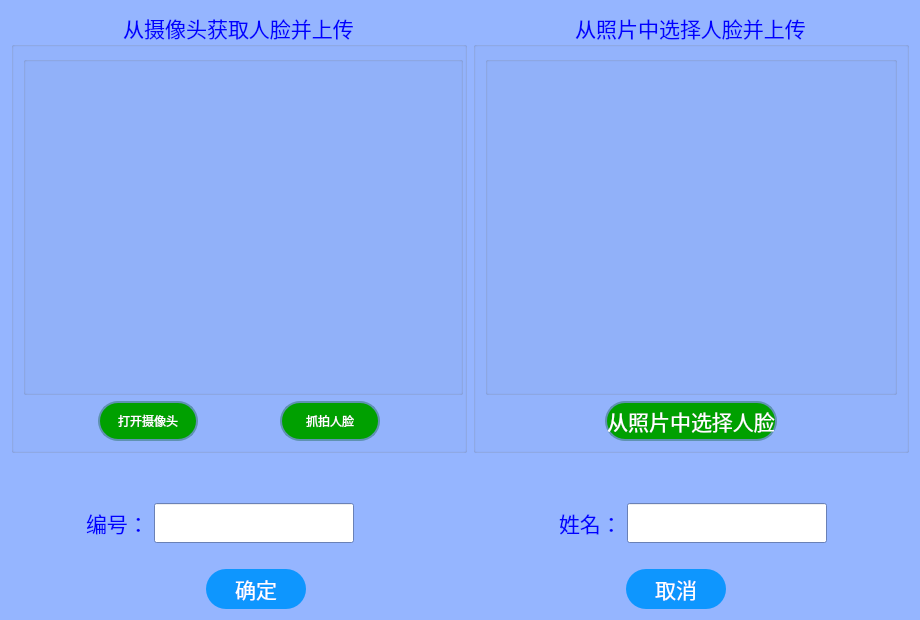
<?xml version="1.0" encoding="UTF-8"?>
<ui version="4.0">
 <class>Dialog</class>
 <widget class="QDialog" name="Dialog">
  <property name="windowModality">
   <enum>Qt::WindowModal</enum>
  </property>
  <property name="geometry">
   <rect>
    <x>0</x>
    <y>0</y>
    <width>920</width>
    <height>620</height>
   </rect>
  </property>
  <property name="minimumSize">
   <size>
    <width>920</width>
    <height>620</height>
   </size>
  </property>
  <property name="palette">
   <palette>
    <active>
     <colorrole role="WindowText">
      <brush brushstyle="SolidPattern">
       <color alpha="255">
        <red>0</red>
        <green>0</green>
        <blue>0</blue>
       </color>
      </brush>
     </colorrole>
     <colorrole role="Button">
      <brush brushstyle="SolidPattern">
       <color alpha="255">
        <red>85</red>
        <green>170</green>
        <blue>255</blue>
       </color>
      </brush>
     </colorrole>
     <colorrole role="Light">
      <brush brushstyle="SolidPattern">
       <color alpha="255">
        <red>212</red>
        <green>234</green>
        <blue>255</blue>
       </color>
      </brush>
     </colorrole>
     <colorrole role="Midlight">
      <brush brushstyle="SolidPattern">
       <color alpha="255">
        <red>148</red>
        <green>202</green>
        <blue>255</blue>
       </color>
      </brush>
     </colorrole>
     <colorrole role="Dark">
      <brush brushstyle="SolidPattern">
       <color alpha="255">
        <red>42</red>
        <green>85</green>
        <blue>127</blue>
       </color>
      </brush>
     </colorrole>
     <colorrole role="Mid">
      <brush brushstyle="SolidPattern">
       <color alpha="255">
        <red>57</red>
        <green>113</green>
        <blue>170</blue>
       </color>
      </brush>
     </colorrole>
     <colorrole role="Text">
      <brush brushstyle="SolidPattern">
       <color alpha="255">
        <red>0</red>
        <green>0</green>
        <blue>0</blue>
       </color>
      </brush>
     </colorrole>
     <colorrole role="BrightText">
      <brush brushstyle="SolidPattern">
       <color alpha="255">
        <red>255</red>
        <green>255</green>
        <blue>255</blue>
       </color>
      </brush>
     </colorrole>
     <colorrole role="ButtonText">
      <brush brushstyle="SolidPattern">
       <color alpha="255">
        <red>0</red>
        <green>0</green>
        <blue>0</blue>
       </color>
      </brush>
     </colorrole>
     <colorrole role="Base">
      <brush brushstyle="SolidPattern">
       <color alpha="255">
        <red>255</red>
        <green>255</green>
        <blue>255</blue>
       </color>
      </brush>
     </colorrole>
     <colorrole role="Window">
      <brush brushstyle="SolidPattern">
       <color alpha="255">
        <red>149</red>
        <green>181</green>
        <blue>255</blue>
       </color>
      </brush>
     </colorrole>
     <colorrole role="Shadow">
      <brush brushstyle="SolidPattern">
       <color alpha="255">
        <red>0</red>
        <green>0</green>
        <blue>0</blue>
       </color>
      </brush>
     </colorrole>
     <colorrole role="AlternateBase">
      <brush brushstyle="SolidPattern">
       <color alpha="255">
        <red>170</red>
        <green>212</green>
        <blue>255</blue>
       </color>
      </brush>
     </colorrole>
     <colorrole role="ToolTipBase">
      <brush brushstyle="SolidPattern">
       <color alpha="255">
        <red>255</red>
        <green>255</green>
        <blue>220</blue>
       </color>
      </brush>
     </colorrole>
     <colorrole role="ToolTipText">
      <brush brushstyle="SolidPattern">
       <color alpha="255">
        <red>0</red>
        <green>0</green>
        <blue>0</blue>
       </color>
      </brush>
     </colorrole>
     <colorrole role="PlaceholderText">
      <brush brushstyle="SolidPattern">
       <color alpha="128">
        <red>0</red>
        <green>0</green>
        <blue>0</blue>
       </color>
      </brush>
     </colorrole>
    </active>
    <inactive>
     <colorrole role="WindowText">
      <brush brushstyle="SolidPattern">
       <color alpha="255">
        <red>0</red>
        <green>0</green>
        <blue>0</blue>
       </color>
      </brush>
     </colorrole>
     <colorrole role="Button">
      <brush brushstyle="SolidPattern">
       <color alpha="255">
        <red>85</red>
        <green>170</green>
        <blue>255</blue>
       </color>
      </brush>
     </colorrole>
     <colorrole role="Light">
      <brush brushstyle="SolidPattern">
       <color alpha="255">
        <red>212</red>
        <green>234</green>
        <blue>255</blue>
       </color>
      </brush>
     </colorrole>
     <colorrole role="Midlight">
      <brush brushstyle="SolidPattern">
       <color alpha="255">
        <red>148</red>
        <green>202</green>
        <blue>255</blue>
       </color>
      </brush>
     </colorrole>
     <colorrole role="Dark">
      <brush brushstyle="SolidPattern">
       <color alpha="255">
        <red>42</red>
        <green>85</green>
        <blue>127</blue>
       </color>
      </brush>
     </colorrole>
     <colorrole role="Mid">
      <brush brushstyle="SolidPattern">
       <color alpha="255">
        <red>57</red>
        <green>113</green>
        <blue>170</blue>
       </color>
      </brush>
     </colorrole>
     <colorrole role="Text">
      <brush brushstyle="SolidPattern">
       <color alpha="255">
        <red>0</red>
        <green>0</green>
        <blue>0</blue>
       </color>
      </brush>
     </colorrole>
     <colorrole role="BrightText">
      <brush brushstyle="SolidPattern">
       <color alpha="255">
        <red>255</red>
        <green>255</green>
        <blue>255</blue>
       </color>
      </brush>
     </colorrole>
     <colorrole role="ButtonText">
      <brush brushstyle="SolidPattern">
       <color alpha="255">
        <red>0</red>
        <green>0</green>
        <blue>0</blue>
       </color>
      </brush>
     </colorrole>
     <colorrole role="Base">
      <brush brushstyle="SolidPattern">
       <color alpha="255">
        <red>255</red>
        <green>255</green>
        <blue>255</blue>
       </color>
      </brush>
     </colorrole>
     <colorrole role="Window">
      <brush brushstyle="SolidPattern">
       <color alpha="255">
        <red>149</red>
        <green>181</green>
        <blue>255</blue>
       </color>
      </brush>
     </colorrole>
     <colorrole role="Shadow">
      <brush brushstyle="SolidPattern">
       <color alpha="255">
        <red>0</red>
        <green>0</green>
        <blue>0</blue>
       </color>
      </brush>
     </colorrole>
     <colorrole role="AlternateBase">
      <brush brushstyle="SolidPattern">
       <color alpha="255">
        <red>170</red>
        <green>212</green>
        <blue>255</blue>
       </color>
      </brush>
     </colorrole>
     <colorrole role="ToolTipBase">
      <brush brushstyle="SolidPattern">
       <color alpha="255">
        <red>255</red>
        <green>255</green>
        <blue>220</blue>
       </color>
      </brush>
     </colorrole>
     <colorrole role="ToolTipText">
      <brush brushstyle="SolidPattern">
       <color alpha="255">
        <red>0</red>
        <green>0</green>
        <blue>0</blue>
       </color>
      </brush>
     </colorrole>
     <colorrole role="PlaceholderText">
      <brush brushstyle="SolidPattern">
       <color alpha="128">
        <red>0</red>
        <green>0</green>
        <blue>0</blue>
       </color>
      </brush>
     </colorrole>
    </inactive>
    <disabled>
     <colorrole role="WindowText">
      <brush brushstyle="SolidPattern">
       <color alpha="255">
        <red>42</red>
        <green>85</green>
        <blue>127</blue>
       </color>
      </brush>
     </colorrole>
     <colorrole role="Button">
      <brush brushstyle="SolidPattern">
       <color alpha="255">
        <red>85</red>
        <green>170</green>
        <blue>255</blue>
       </color>
      </brush>
     </colorrole>
     <colorrole role="Light">
      <brush brushstyle="SolidPattern">
       <color alpha="255">
        <red>212</red>
        <green>234</green>
        <blue>255</blue>
       </color>
      </brush>
     </colorrole>
     <colorrole role="Midlight">
      <brush brushstyle="SolidPattern">
       <color alpha="255">
        <red>148</red>
        <green>202</green>
        <blue>255</blue>
       </color>
      </brush>
     </colorrole>
     <colorrole role="Dark">
      <brush brushstyle="SolidPattern">
       <color alpha="255">
        <red>42</red>
        <green>85</green>
        <blue>127</blue>
       </color>
      </brush>
     </colorrole>
     <colorrole role="Mid">
      <brush brushstyle="SolidPattern">
       <color alpha="255">
        <red>57</red>
        <green>113</green>
        <blue>170</blue>
       </color>
      </brush>
     </colorrole>
     <colorrole role="Text">
      <brush brushstyle="SolidPattern">
       <color alpha="255">
        <red>42</red>
        <green>85</green>
        <blue>127</blue>
       </color>
      </brush>
     </colorrole>
     <colorrole role="BrightText">
      <brush brushstyle="SolidPattern">
       <color alpha="255">
        <red>255</red>
        <green>255</green>
        <blue>255</blue>
       </color>
      </brush>
     </colorrole>
     <colorrole role="ButtonText">
      <brush brushstyle="SolidPattern">
       <color alpha="255">
        <red>42</red>
        <green>85</green>
        <blue>127</blue>
       </color>
      </brush>
     </colorrole>
     <colorrole role="Base">
      <brush brushstyle="SolidPattern">
       <color alpha="255">
        <red>149</red>
        <green>181</green>
        <blue>255</blue>
       </color>
      </brush>
     </colorrole>
     <colorrole role="Window">
      <brush brushstyle="SolidPattern">
       <color alpha="255">
        <red>149</red>
        <green>181</green>
        <blue>255</blue>
       </color>
      </brush>
     </colorrole>
     <colorrole role="Shadow">
      <brush brushstyle="SolidPattern">
       <color alpha="255">
        <red>0</red>
        <green>0</green>
        <blue>0</blue>
       </color>
      </brush>
     </colorrole>
     <colorrole role="AlternateBase">
      <brush brushstyle="SolidPattern">
       <color alpha="255">
        <red>85</red>
        <green>170</green>
        <blue>255</blue>
       </color>
      </brush>
     </colorrole>
     <colorrole role="ToolTipBase">
      <brush brushstyle="SolidPattern">
       <color alpha="255">
        <red>255</red>
        <green>255</green>
        <blue>220</blue>
       </color>
      </brush>
     </colorrole>
     <colorrole role="ToolTipText">
      <brush brushstyle="SolidPattern">
       <color alpha="255">
        <red>0</red>
        <green>0</green>
        <blue>0</blue>
       </color>
      </brush>
     </colorrole>
     <colorrole role="PlaceholderText">
      <brush brushstyle="SolidPattern">
       <color alpha="128">
        <red>0</red>
        <green>0</green>
        <blue>0</blue>
       </color>
      </brush>
     </colorrole>
    </disabled>
   </palette>
  </property>
  <property name="font">
   <font>
    <family>楷体</family>
    <pointsize>16</pointsize>
   </font>
  </property>
  <property name="windowTitle">
   <string>Dialog</string>
  </property>
  <layout class="QGridLayout" name="gridLayout">
   <item row="1" column="0" colspan="2">
    <layout class="QHBoxLayout" name="horizontalLayout_3">
     <property name="spacing">
      <number>5</number>
     </property>
     <property name="leftMargin">
      <number>0</number>
     </property>
     <property name="topMargin">
      <number>44</number>
     </property>
     <property name="rightMargin">
      <number>8</number>
     </property>
     <property name="bottomMargin">
      <number>8</number>
     </property>
     <item>
      <spacer name="horizontalSpacer_9">
       <property name="orientation">
        <enum>Qt::Horizontal</enum>
       </property>
       <property name="sizeHint" stdset="0">
        <size>
         <width>40</width>
         <height>20</height>
        </size>
       </property>
      </spacer>
     </item>
     <item>
      <widget class="QLabel" name="label_2">
       <property name="palette">
        <palette>
         <active>
          <colorrole role="WindowText">
           <brush brushstyle="SolidPattern">
            <color alpha="255">
             <red>0</red>
             <green>0</green>
             <blue>255</blue>
            </color>
           </brush>
          </colorrole>
          <colorrole role="ButtonText">
           <brush brushstyle="SolidPattern">
            <color alpha="255">
             <red>0</red>
             <green>0</green>
             <blue>255</blue>
            </color>
           </brush>
          </colorrole>
         </active>
         <inactive>
          <colorrole role="WindowText">
           <brush brushstyle="SolidPattern">
            <color alpha="255">
             <red>0</red>
             <green>0</green>
             <blue>255</blue>
            </color>
           </brush>
          </colorrole>
          <colorrole role="ButtonText">
           <brush brushstyle="SolidPattern">
            <color alpha="255">
             <red>0</red>
             <green>0</green>
             <blue>255</blue>
            </color>
           </brush>
          </colorrole>
         </inactive>
         <disabled>
          <colorrole role="WindowText">
           <brush brushstyle="SolidPattern">
            <color alpha="255">
             <red>42</red>
             <green>85</green>
             <blue>127</blue>
            </color>
           </brush>
          </colorrole>
          <colorrole role="ButtonText">
           <brush brushstyle="SolidPattern">
            <color alpha="255">
             <red>42</red>
             <green>85</green>
             <blue>127</blue>
            </color>
           </brush>
          </colorrole>
         </disabled>
        </palette>
       </property>
       <property name="font">
        <font>
         <family>楷体</family>
         <pointsize>16</pointsize>
        </font>
       </property>
       <property name="text">
        <string>编号：</string>
       </property>
      </widget>
     </item>
     <item>
      <widget class="QLineEdit" name="lineEdit">
       <property name="minimumSize">
        <size>
         <width>200</width>
         <height>40</height>
        </size>
       </property>
       <property name="palette">
        <palette>
         <active>
          <colorrole role="BrightText">
           <brush brushstyle="SolidPattern">
            <color alpha="255">
             <red>85</red>
             <green>170</green>
             <blue>255</blue>
            </color>
           </brush>
          </colorrole>
          <colorrole role="ButtonText">
           <brush brushstyle="SolidPattern">
            <color alpha="255">
             <red>0</red>
             <green>0</green>
             <blue>255</blue>
            </color>
           </brush>
          </colorrole>
          <colorrole role="Base">
           <brush brushstyle="SolidPattern">
            <color alpha="255">
             <red>255</red>
             <green>255</green>
             <blue>255</blue>
            </color>
           </brush>
          </colorrole>
          <colorrole role="HighlightedText">
           <brush brushstyle="SolidPattern">
            <color alpha="255">
             <red>85</red>
             <green>170</green>
             <blue>255</blue>
            </color>
           </brush>
          </colorrole>
          <colorrole role="ToolTipBase">
           <brush brushstyle="SolidPattern">
            <color alpha="255">
             <red>85</red>
             <green>170</green>
             <blue>255</blue>
            </color>
           </brush>
          </colorrole>
         </active>
         <inactive>
          <colorrole role="BrightText">
           <brush brushstyle="SolidPattern">
            <color alpha="255">
             <red>85</red>
             <green>170</green>
             <blue>255</blue>
            </color>
           </brush>
          </colorrole>
          <colorrole role="ButtonText">
           <brush brushstyle="SolidPattern">
            <color alpha="255">
             <red>0</red>
             <green>0</green>
             <blue>255</blue>
            </color>
           </brush>
          </colorrole>
          <colorrole role="Base">
           <brush brushstyle="SolidPattern">
            <color alpha="255">
             <red>255</red>
             <green>255</green>
             <blue>255</blue>
            </color>
           </brush>
          </colorrole>
          <colorrole role="HighlightedText">
           <brush brushstyle="SolidPattern">
            <color alpha="255">
             <red>85</red>
             <green>170</green>
             <blue>255</blue>
            </color>
           </brush>
          </colorrole>
          <colorrole role="ToolTipBase">
           <brush brushstyle="SolidPattern">
            <color alpha="255">
             <red>85</red>
             <green>170</green>
             <blue>255</blue>
            </color>
           </brush>
          </colorrole>
         </inactive>
         <disabled>
          <colorrole role="BrightText">
           <brush brushstyle="SolidPattern">
            <color alpha="255">
             <red>85</red>
             <green>170</green>
             <blue>255</blue>
            </color>
           </brush>
          </colorrole>
          <colorrole role="ButtonText">
           <brush brushstyle="SolidPattern">
            <color alpha="255">
             <red>42</red>
             <green>85</green>
             <blue>127</blue>
            </color>
           </brush>
          </colorrole>
          <colorrole role="Base">
           <brush brushstyle="SolidPattern">
            <color alpha="255">
             <red>149</red>
             <green>181</green>
             <blue>255</blue>
            </color>
           </brush>
          </colorrole>
          <colorrole role="HighlightedText">
           <brush brushstyle="SolidPattern">
            <color alpha="255">
             <red>85</red>
             <green>170</green>
             <blue>255</blue>
            </color>
           </brush>
          </colorrole>
          <colorrole role="ToolTipBase">
           <brush brushstyle="SolidPattern">
            <color alpha="255">
             <red>85</red>
             <green>170</green>
             <blue>255</blue>
            </color>
           </brush>
          </colorrole>
         </disabled>
        </palette>
       </property>
       <property name="font">
        <font>
         <family>楷体</family>
         <pointsize>16</pointsize>
        </font>
       </property>
      </widget>
     </item>
     <item>
      <spacer name="horizontalSpacer_6">
       <property name="orientation">
        <enum>Qt::Horizontal</enum>
       </property>
       <property name="sizeHint" stdset="0">
        <size>
         <width>200</width>
         <height>20</height>
        </size>
       </property>
      </spacer>
     </item>
     <item>
      <widget class="QLabel" name="label_3">
       <property name="palette">
        <palette>
         <active>
          <colorrole role="WindowText">
           <brush brushstyle="SolidPattern">
            <color alpha="255">
             <red>0</red>
             <green>0</green>
             <blue>255</blue>
            </color>
           </brush>
          </colorrole>
          <colorrole role="ButtonText">
           <brush brushstyle="SolidPattern">
            <color alpha="255">
             <red>0</red>
             <green>0</green>
             <blue>255</blue>
            </color>
           </brush>
          </colorrole>
         </active>
         <inactive>
          <colorrole role="WindowText">
           <brush brushstyle="SolidPattern">
            <color alpha="255">
             <red>0</red>
             <green>0</green>
             <blue>255</blue>
            </color>
           </brush>
          </colorrole>
          <colorrole role="ButtonText">
           <brush brushstyle="SolidPattern">
            <color alpha="255">
             <red>0</red>
             <green>0</green>
             <blue>255</blue>
            </color>
           </brush>
          </colorrole>
         </inactive>
         <disabled>
          <colorrole role="WindowText">
           <brush brushstyle="SolidPattern">
            <color alpha="255">
             <red>42</red>
             <green>85</green>
             <blue>127</blue>
            </color>
           </brush>
          </colorrole>
          <colorrole role="ButtonText">
           <brush brushstyle="SolidPattern">
            <color alpha="255">
             <red>42</red>
             <green>85</green>
             <blue>127</blue>
            </color>
           </brush>
          </colorrole>
         </disabled>
        </palette>
       </property>
       <property name="font">
        <font>
         <family>楷体</family>
         <pointsize>16</pointsize>
        </font>
       </property>
       <property name="text">
        <string>姓名：</string>
       </property>
      </widget>
     </item>
     <item>
      <widget class="QLineEdit" name="lineEdit_2">
       <property name="minimumSize">
        <size>
         <width>200</width>
         <height>40</height>
        </size>
       </property>
       <property name="palette">
        <palette>
         <active>
          <colorrole role="ButtonText">
           <brush brushstyle="SolidPattern">
            <color alpha="255">
             <red>0</red>
             <green>0</green>
             <blue>255</blue>
            </color>
           </brush>
          </colorrole>
         </active>
         <inactive>
          <colorrole role="ButtonText">
           <brush brushstyle="SolidPattern">
            <color alpha="255">
             <red>0</red>
             <green>0</green>
             <blue>255</blue>
            </color>
           </brush>
          </colorrole>
         </inactive>
         <disabled>
          <colorrole role="ButtonText">
           <brush brushstyle="SolidPattern">
            <color alpha="255">
             <red>42</red>
             <green>85</green>
             <blue>127</blue>
            </color>
           </brush>
          </colorrole>
         </disabled>
        </palette>
       </property>
       <property name="font">
        <font>
         <family>楷体</family>
         <pointsize>16</pointsize>
        </font>
       </property>
      </widget>
     </item>
     <item>
      <spacer name="horizontalSpacer_10">
       <property name="orientation">
        <enum>Qt::Horizontal</enum>
       </property>
       <property name="sizeHint" stdset="0">
        <size>
         <width>40</width>
         <height>20</height>
        </size>
       </property>
      </spacer>
     </item>
    </layout>
   </item>
   <item row="0" column="1">
    <widget class="QGroupBox" name="groupBox_4">
     <property name="minimumSize">
      <size>
       <width>436</width>
       <height>400</height>
      </size>
     </property>
     <property name="palette">
      <palette>
       <active>
        <colorrole role="WindowText">
         <brush brushstyle="SolidPattern">
          <color alpha="255">
           <red>0</red>
           <green>0</green>
           <blue>255</blue>
          </color>
         </brush>
        </colorrole>
       </active>
       <inactive>
        <colorrole role="WindowText">
         <brush brushstyle="SolidPattern">
          <color alpha="255">
           <red>0</red>
           <green>0</green>
           <blue>255</blue>
          </color>
         </brush>
        </colorrole>
       </inactive>
       <disabled>
        <colorrole role="WindowText">
         <brush brushstyle="SolidPattern">
          <color alpha="255">
           <red>42</red>
           <green>85</green>
           <blue>127</blue>
          </color>
         </brush>
        </colorrole>
       </disabled>
      </palette>
     </property>
     <property name="font">
      <font>
       <family>楷体</family>
       <pointsize>16</pointsize>
      </font>
     </property>
     <property name="autoFillBackground">
      <bool>true</bool>
     </property>
     <property name="inputMethodHints">
      <set>Qt::ImhNone</set>
     </property>
     <property name="title">
      <string>从照片中选择人脸并上传</string>
     </property>
     <property name="alignment">
      <set>Qt::AlignHCenter|Qt::AlignTop</set>
     </property>
     <layout class="QVBoxLayout" name="verticalLayout_4">
      <item>
       <widget class="QGroupBox" name="groupBox_3">
        <property name="minimumSize">
         <size>
          <width>381</width>
          <height>321</height>
         </size>
        </property>
        <property name="title">
         <string/>
        </property>
        <layout class="QVBoxLayout" name="verticalLayout_3">
         <item>
          <widget class="QLabel" name="label_5">
           <property name="minimumSize">
            <size>
             <width>361</width>
             <height>291</height>
            </size>
           </property>
           <property name="text">
            <string/>
           </property>
          </widget>
         </item>
        </layout>
       </widget>
      </item>
      <item>
       <layout class="QHBoxLayout" name="horizontalLayout_2">
        <item>
         <spacer name="horizontalSpacer_7">
          <property name="orientation">
           <enum>Qt::Horizontal</enum>
          </property>
          <property name="sizeHint" stdset="0">
           <size>
            <width>40</width>
            <height>20</height>
           </size>
          </property>
         </spacer>
        </item>
        <item>
         <widget class="QPushButton" name="pushButton_5">
          <property name="minimumSize">
           <size>
            <width>100</width>
            <height>40</height>
           </size>
          </property>
          <property name="styleSheet">
           <string notr="true">QPushButton
{
background-color:rgb(0,160,0);
border:2px solid #5F92B2;
border-radius:20px;
color:white;
font: 12pt &quot;新宋体&quot;;
}
QPushButton:hover
{
background-color:rgb(0,200,0);
border:2px solid #5F92B2;
border-radius:20px;
color:white;
}
QPushButton:hover:pressed
{
background-color:rgb(0,200,0); 
border:2px solid #3C80B1;
border-radius:20px;
color:white;
padding-left:3px;
padding-top:3px;
}</string>
          </property>
          <property name="text">
           <string>从照片中选择人脸</string>
          </property>
         </widget>
        </item>
        <item>
         <spacer name="horizontalSpacer_8">
          <property name="orientation">
           <enum>Qt::Horizontal</enum>
          </property>
          <property name="sizeHint" stdset="0">
           <size>
            <width>40</width>
            <height>20</height>
           </size>
          </property>
         </spacer>
        </item>
       </layout>
      </item>
     </layout>
    </widget>
   </item>
   <item row="2" column="0" colspan="2">
    <layout class="QHBoxLayout" name="horizontalLayout_4">
     <property name="spacing">
      <number>148</number>
     </property>
     <property name="leftMargin">
      <number>22</number>
     </property>
     <property name="topMargin">
      <number>12</number>
     </property>
     <property name="rightMargin">
      <number>10</number>
     </property>
     <property name="bottomMargin">
      <number>0</number>
     </property>
     <item>
      <spacer name="horizontalSpacer">
       <property name="orientation">
        <enum>Qt::Horizontal</enum>
       </property>
       <property name="sizeHint" stdset="0">
        <size>
         <width>10</width>
         <height>20</height>
        </size>
       </property>
      </spacer>
     </item>
     <item>
      <widget class="QPushButton" name="pushButton_2">
       <property name="minimumSize">
        <size>
         <width>100</width>
         <height>40</height>
        </size>
       </property>
       <property name="styleSheet">
        <string notr="true">QPushButton
{
    color:white;
    background-color:rgb(14 , 150 , 254);
    border-radius:20px;
	font: 12pt &quot;新宋体&quot;;
}
 
QPushButton:hover
{
    color:white;
    background-color:rgb(44 , 190 , 255);
	border-radius:20px;
}
 
QPushButton:pressed
{
    color:white;
    background-color:rgb(14 , 135 , 228);
    padding-left:3px;
    padding-top:3px;
}</string>
       </property>
       <property name="text">
        <string>确定</string>
       </property>
      </widget>
     </item>
     <item>
      <spacer name="horizontalSpacer_2">
       <property name="orientation">
        <enum>Qt::Horizontal</enum>
       </property>
       <property name="sizeHint" stdset="0">
        <size>
         <width>100</width>
         <height>20</height>
        </size>
       </property>
      </spacer>
     </item>
     <item>
      <widget class="QPushButton" name="pushButton_3">
       <property name="minimumSize">
        <size>
         <width>100</width>
         <height>40</height>
        </size>
       </property>
       <property name="styleSheet">
        <string notr="true">QPushButton
{
    color:white;
    background-color:rgb(14 , 150 , 254);
    border-radius:20px;
	font: 12pt &quot;新宋体&quot;;
}
 
QPushButton:hover
{
    color:white;
    background-color:rgb(44 , 190 , 255);
	border-radius:20px;
}
 
QPushButton:pressed
{
    color:white;
    background-color:rgb(14 , 135 , 228);
    padding-left:3px;
    padding-top:3px;
}</string>
       </property>
       <property name="text">
        <string>取消</string>
       </property>
      </widget>
     </item>
     <item>
      <spacer name="horizontalSpacer_11">
       <property name="orientation">
        <enum>Qt::Horizontal</enum>
       </property>
       <property name="sizeHint" stdset="0">
        <size>
         <width>40</width>
         <height>20</height>
        </size>
       </property>
      </spacer>
     </item>
    </layout>
   </item>
   <item row="0" column="0">
    <widget class="QGroupBox" name="groupBox">
     <property name="minimumSize">
      <size>
       <width>450</width>
       <height>400</height>
      </size>
     </property>
     <property name="palette">
      <palette>
       <active>
        <colorrole role="WindowText">
         <brush brushstyle="SolidPattern">
          <color alpha="255">
           <red>0</red>
           <green>0</green>
           <blue>255</blue>
          </color>
         </brush>
        </colorrole>
       </active>
       <inactive>
        <colorrole role="WindowText">
         <brush brushstyle="SolidPattern">
          <color alpha="255">
           <red>0</red>
           <green>0</green>
           <blue>255</blue>
          </color>
         </brush>
        </colorrole>
       </inactive>
       <disabled>
        <colorrole role="WindowText">
         <brush brushstyle="SolidPattern">
          <color alpha="255">
           <red>42</red>
           <green>85</green>
           <blue>127</blue>
          </color>
         </brush>
        </colorrole>
       </disabled>
      </palette>
     </property>
     <property name="font">
      <font>
       <family>楷体</family>
       <pointsize>16</pointsize>
      </font>
     </property>
     <property name="cursor">
      <cursorShape>ArrowCursor</cursorShape>
     </property>
     <property name="mouseTracking">
      <bool>false</bool>
     </property>
     <property name="contextMenuPolicy">
      <enum>Qt::NoContextMenu</enum>
     </property>
     <property name="acceptDrops">
      <bool>false</bool>
     </property>
     <property name="whatsThis">
      <string/>
     </property>
     <property name="accessibleDescription">
      <string/>
     </property>
     <property name="layoutDirection">
      <enum>Qt::LeftToRight</enum>
     </property>
     <property name="autoFillBackground">
      <bool>false</bool>
     </property>
     <property name="styleSheet">
      <string notr="true">border-color: rgb(255, 255, 255);</string>
     </property>
     <property name="title">
      <string>从摄像头获取人脸并上传</string>
     </property>
     <property name="alignment">
      <set>Qt::AlignHCenter|Qt::AlignTop</set>
     </property>
     <property name="flat">
      <bool>false</bool>
     </property>
     <property name="checkable">
      <bool>false</bool>
     </property>
     <layout class="QVBoxLayout" name="verticalLayout_2">
      <item>
       <widget class="QGroupBox" name="groupBox_2">
        <property name="minimumSize">
         <size>
          <width>440</width>
          <height>323</height>
         </size>
        </property>
        <property name="toolTipDuration">
         <number>2</number>
        </property>
        <property name="title">
         <string/>
        </property>
        <property name="flat">
         <bool>false</bool>
        </property>
        <property name="checkable">
         <bool>false</bool>
        </property>
        <layout class="QVBoxLayout" name="verticalLayout">
         <item>
          <widget class="QLabel" name="label">
           <property name="contextMenuPolicy">
            <enum>Qt::NoContextMenu</enum>
           </property>
           <property name="text">
            <string/>
           </property>
          </widget>
         </item>
        </layout>
       </widget>
      </item>
      <item>
       <layout class="QHBoxLayout" name="horizontalLayout">
        <item>
         <spacer name="horizontalSpacer_4">
          <property name="orientation">
           <enum>Qt::Horizontal</enum>
          </property>
          <property name="sizeHint" stdset="0">
           <size>
            <width>40</width>
            <height>20</height>
           </size>
          </property>
         </spacer>
        </item>
        <item>
         <widget class="QPushButton" name="pushButton_6">
          <property name="minimumSize">
           <size>
            <width>100</width>
            <height>40</height>
           </size>
          </property>
          <property name="styleSheet">
           <string notr="true">QPushButton
{
background-color:rgb(0,160,0);
border:2px solid #5F92B2;
border-radius:20px;
color:white;
font: 12pt &quot;新宋体&quot;;
}
QPushButton:hover
{
background-color:rgb(0,200,0);
border:2px solid #5F92B2;
border-radius:20px;
color:white;
}
QPushButton:hover:pressed
{
background-color:rgb(0,200,0); 
border:2px solid #3C80B1;
border-radius:20px;
color:white;
padding-left:3px;
padding-top:3px;
}</string>
          </property>
          <property name="text">
           <string>打开摄像头</string>
          </property>
         </widget>
        </item>
        <item>
         <spacer name="horizontalSpacer_3">
          <property name="orientation">
           <enum>Qt::Horizontal</enum>
          </property>
          <property name="sizeHint" stdset="0">
           <size>
            <width>40</width>
            <height>20</height>
           </size>
          </property>
         </spacer>
        </item>
        <item>
         <widget class="QPushButton" name="pushButton">
          <property name="minimumSize">
           <size>
            <width>100</width>
            <height>40</height>
           </size>
          </property>
          <property name="styleSheet">
           <string notr="true">QPushButton
{
background-color:rgb(0,160,0);
border:2px solid #5F92B2;
border-radius:20px;
color:white;
font: 12pt &quot;新宋体&quot;;
}
QPushButton:hover
{
background-color:rgb(0,200,0);
border:2px solid #5F92B2;
border-radius:20px;
color:white;
}
QPushButton:hover:pressed
{
background-color:rgb(0,200,0); 
border:2px solid #3C80B1;
border-radius:20px;
color:white;
padding-left:3px;
padding-top:3px;
}</string>
          </property>
          <property name="text">
           <string>抓拍人脸</string>
          </property>
         </widget>
        </item>
        <item>
         <spacer name="horizontalSpacer_5">
          <property name="orientation">
           <enum>Qt::Horizontal</enum>
          </property>
          <property name="sizeHint" stdset="0">
           <size>
            <width>40</width>
            <height>20</height>
           </size>
          </property>
         </spacer>
        </item>
       </layout>
      </item>
     </layout>
    </widget>
   </item>
  </layout>
 </widget>
 <tabstops>
  <tabstop>lineEdit</tabstop>
  <tabstop>lineEdit_2</tabstop>
 </tabstops>
 <resources/>
 <connections/>
</ui>
